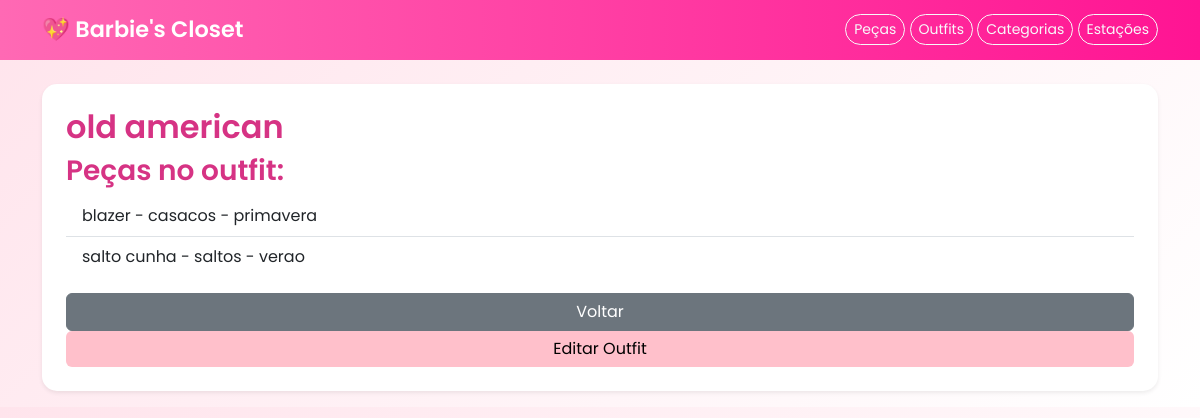
Screenshot of /outfit/1/ (signed in) with the database file from the repository.
### barbies_closet/models.py (models this page shows, shortened)
class Outfit(models.Model):
    utilizador = models.ForeignKey(User, on_delete=models.CASCADE)
    nome = models.CharField(max_length=100)
    data_criacao = models.DateField(auto_now_add=True)
    pecas = models.ManyToManyField(Peca)

class Peca(models.Model):
    utilizador = models.ForeignKey(User, on_delete=models.CASCADE)
    nome = models.CharField(max_length=100)
    cor = models.CharField(max_length=50)
    marca = models.CharField(max_length=100)
    tamanho = models.CharField(max_length=10)
    data_aquisicao = models.DateField()
    frequencia_uso = models.IntegerField(default=0)
    categoria = models.ForeignKey(Categoria, on_delete=models.SET_NULL, null=True)
    estacao = models.ForeignKey(Estacao, on_delete=models.SET_NULL, null=True)

class Categoria(models.Model):
    nome = models.CharField(max_length=100)
    def __str__(self):
        return self.nome

class Estacao(models.Model):
    nome = models.CharField(max_length=50)
    def __str__(self):
        return self.nome

### barbies_closet/views.py (the view)
# urls.py: path('outfit/<int:id>/', views.detalhe_outfit, name='detalhe_outfit'),
@login_required
def detalhe_outfit(request, id):
    outfit = Outfit.objects.get(id=id)
    return render(request, 'outfit/outfit_detalhe.html', {'outfit': outfit})

### barbies_closet/templates/outfit/outfit_detalhe.html
{% extends 'base.html' %}
{% block content %}
<div class="card p-4 shadow-sm mb-3">
    <h2>{{ outfit.nome }}</h2>
    <h3>Peças no outfit:</h3>
    <ul class="list-group list-group-flush mb-3">
        {% for p in outfit.pecas.all %}
            <li class="list-group-item">{{ p.nome }} - {{ p.categoria }} - {{ p.estacao }}</li>
        {% endfor %}
    </ul>
    <a href="{% url 'lista_outfits' %}" class="btn btn-secondary">Voltar</a>
    <a href="{% url 'editar_outfit' id=outfit.id %}" class="btn btn-warning">Editar Outfit</a>
</div>
{% endblock %}

### barbies_closet/templates/base.html (style rules this page uses)
body { background: linear-gradient(135deg, #ffe4ec, #fff); font-family: 'Poppins', sans-serif; }
.card { border: none; border-radius: 15px; transition: transform 0.2s ease; }
.btn-warning { background-color: #ffc0cb; border: none; }
h1, h2, h3 { color: #d63384; font-weight: 600; }

### rows the page displays
Outfit: nome "old american"
Peca: nome "blazer", categoria "casacos", estacao "primavera"
Peca: nome "salto cunha", categoria "saltos", estacao "verao"
